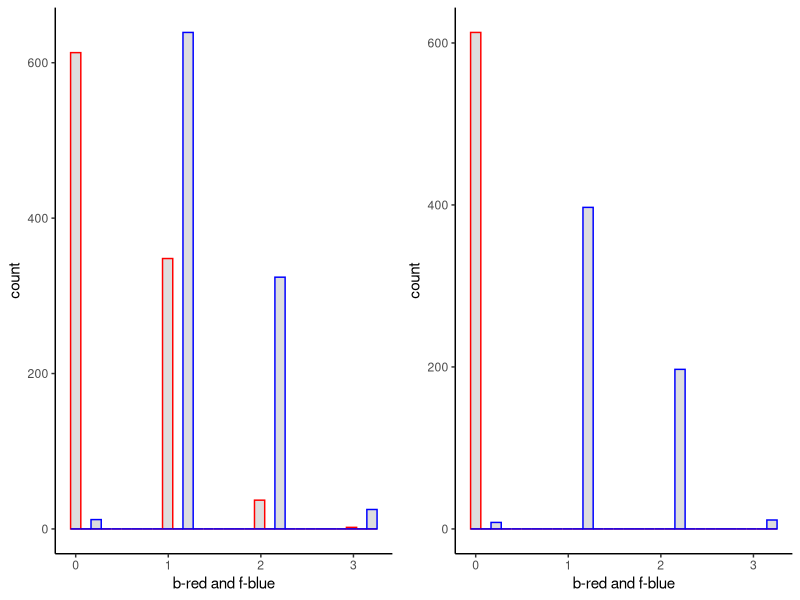

This figure's R source:
#clear workspace
rm(list=ls(all=TRUE)) 
#clear console
cat("\014")

library(ggplot2)
library(gridExtra)
set.seed(5011)

small_trial_n=2
large_trial_n=18
p_success=.05
chances_per_trial=5
number_of_subjects=1000

#the baseline trials
baseline<-replicate(number_of_subjects,
                    max(rbinom(small_trial_n,chances_per_trial,p_success)))

#the facilitation trials
facilitation<-replicate(number_of_subjects,
                   max(rbinom(large_trial_n,chances_per_trial,p_success)))

#combine into data frame
d<-data.frame(b=baseline,
              f=facilitation)
#inspect the data frame
print(head(d))

#means different?
print(apply(d, 2, mean))

#a logical vector to find subjects with zero as their baseline score
baseline0<-baseline==0

#means different?
print(apply(d[baseline0,], 2, mean))

#t test on entire sample
print(with(d,t.test(b,f,paired=F)))

#t test on sample restricted to subjects with 0 scores on the baseline task
print(with(d, t.test(b[baseline0],f[baseline0],paired=F)))


#visualize scores
p1<- ggplot() +
  geom_histogram(data=d,aes(x=b),alpha=.2,color='red')+
  geom_histogram(data=d,aes(x=f+.2),alpha=.2,color='blue')+
  xlab('b-red and f-blue') + 
  theme_classic()

p2<-ggplot() +
  geom_histogram(data=d[baseline0,],aes(x=b),alpha=.2,color='red')+
  geom_histogram(data=d[baseline0,],aes(x=f+.2),alpha=.2,color='blue')+
  xlab('b-red and f-blue') + 
  theme_classic()

#compare distributions with and without baseline selection
gridExtra::grid.arrange(p1,p2,ncol=2)







###################################
############### Q#1 ###############
###################################

# We know that the t-test shows spurious significance because the probability 
# of success is constant across baseline and facilitation trials.  Is the 
# t-value larger or smaller for the test that only considers subjects with 
# 0 baseline scores?  List the t-values and explain why this occurs.

# The t-value for subjects with only 0 scores (t(592) = -58.63, p < .001) is larger
# than the t-value for all subjects (t(999) = -34.15, p < .001). This is not surprising 
# because when we conduct the test for paired mean differences using only those subjects
# who failed at baseline, we are essentially ensuring that subjects will have a mean 
# difference because there are enough trials (18 * 5) almost all subjects will have at 
# least one block of 5 trials where the mean difference will at least 1 and many will 
# have trials where they have 2 or more successes.

###################################
############### Q#2 ###############
###################################

# Temporarily alter your script to answer the following question.  What happens 
# if we consider the minimum scores in baseline and facilitation trials for all 
# of the subjects (the first t test)?  What would Cardinal et al. be forced to 
# conclude about facilitation?  You should see that the second t.test, the one 
# that only considers subjects with 0 scores on baseline trials, completely fails.  
# What happened…why did the test completely fail?

# The t-value for all subjects (t(999) = 6.45, p < .001) is lower than when using 
# the max. The t-test cannot be conducted for only those individuals with 0 baseline
# scores. A few things are notable here. First, the sign of the t-value has reversed -- 
# people were more successful at baseline than at test. Second, the reason that the 
# t-test cannot be conducted for the individuals with 0 scores at baseline is because 
# there is no variability in their responses during the test trials (there is duirng 
# baseline). This occurs because the probability that people get a 0 on at least one of
# 18 sets of 5 trials approaches 1, while the probability that people get a 0 on at 
# least oen of 2 sets of 5 trials is lower. Thus, some individuals showed facilitation 
# at baseline using the minimum, but no individuals showed faciliation during the test
# trials. The t-value for subjects with only 0 scores (t(592) = -58.63, p < .001) is larger.

###################################
############### Q#3 ###############
###################################

# Temporarily alter your script to answer the following question.  Now instead of 
# maximums or minimums, consider the mean of baseline and facilitation trials.  Does 
# this yield a valid statistical conclusion and what is the result in the first t.test?  
# How about the second t.test…are the means different, and if so, what happened?  
# Do these findings mean the t.test is somehow broken?

# The mean value for all subjects was .23 at baseline and .25 at test, while the mean of
# those who had 0 scores at baseline was (obviously) 0 at baseline and .25 at test. 
# The t-value for all subjects (t(999) = -1.39, p = .16) is smaller than the t-value of
# only those subjects who had a 0 score at baseline (t(612) = -52.57, p < .001), but the
# conclusion of the t-test comparing change across all subjects is correct. On average, 
# there is no average difference between test and facilitation trials. The t-test is
# not broken. The differences in magnitudes of the two t-tests reflects, at best, 
# researcher degrees of freedom, and at worst, p-hacking. By restricting the results to
# only those individuals who scored 0 at baseline, we are capitalizing on chance -- it is
# more likely to have an average score of 0 across 2 sets of 5 trials when the probability
# of success is very low than to have mean score of 0 across 18 sets of 5 trials. Keeping
# only those people who had 0's at baseline esstentially capitalizes on that chance

###################################
############### Q#4 ###############
###################################

# Temporarily alter your script to answer the following question.  The current 
# simulation uses paired t tests to match the design of Cardinal et al.  Do the 
# results of the original simulation (using maxima) change much if instead we use 
# the between groups version of the t test?  Why or why not?  

# The results of an independent groups t-test is just as misleading. Across all subjects 
# the mean of the max across the facilitation trials (M = 1.36) was higher than the mean
# of the max across the baseline trials (M = .43, t(1994.7) = -37.02, p < .001). Across 
# subjects with max baseline scores of 0, the mean of the max across the facilitation 
# trials (M = 1.36) was higher than the meanof the max across the baseline trials (M = .43, 
# t(1994.7) = -37.02, p < .001). In other words, the results change little when we use 
# a between-person t-test rather than a within-person t-test. This occurs because relative
# to the mean differences, the standard deviation of the observed baseline and test trials 
# is small, which will further exaggerate the differences. 


###################################
############### Q#5 ###############
###################################
# At the top of your script you’ll see the function/command set.seed(5011).  
# What does this do and why is this useful when running Monte Carlo simulations?

# This occurs because random numbers don't "behave." We can't expect the same results
# given a certain number of "random" draws. However, if we set the seed, we can reproduce
# results of that pseudo random draw to get the same results. This is useful when doing 
# simulations so that you can check your results (and others) can check your results 
# under different conditions.

# Note however, that random number generation is a dream, not reality. At best, our computers can provide
# pseudo-random numbers. 